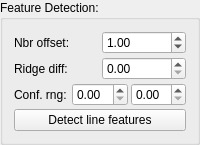
         <widget class="QGroupBox" name="groupBox_8">
          <property name="title">
           <string>Feature Detection:</string>
          </property>
          <layout class="QVBoxLayout" name="verticalLayout_11">
           <property name="spacing">
            <number>3</number>
           </property>
           <item>
            <layout class="QHBoxLayout" name="horizontalLayout_14">
             <item>
              <widget class="QLabel" name="label_22">
               <property name="text">
                <string>Nbr offset:</string>
               </property>
              </widget>
             </item>
             <item>
              <widget class="QDoubleSpinBox" name="spinBoxNbrOffset">
               <property name="singleStep">
                <double>0.100000000000000</double>
               </property>
               <property name="value">
                <double>1.000000000000000</double>
               </property>
              </widget>
             </item>
            </layout>
           </item>
           <item>
            <layout class="QHBoxLayout" name="horizontalLayout_15">
             <item>
              <widget class="QLabel" name="label_23">
               <property name="text">
                <string>Ridge diff:</string>
               </property>
              </widget>
             </item>
             <item>
              <widget class="QDoubleSpinBox" name="spinBoxRidgeDiff">
               <property name="maximum">
                <double>16.000000000000000</double>
               </property>
               <property name="singleStep">
                <double>0.010000000000000</double>
               </property>
              </widget>
             </item>
            </layout>
           </item>
           <item>
            <layout class="QHBoxLayout" name="horizontalLayout_18">
             <item>
              <widget class="QLabel" name="label_26">
               <property name="text">
                <string>Conf. rng:</string>
               </property>
              </widget>
             </item>
             <item>
              <widget class="QDoubleSpinBox" name="spinBoxTraceLowVar">
               <property name="maximum">
                <double>1.000000000000000</double>
               </property>
               <property name="singleStep">
                <double>0.010000000000000</double>
               </property>
              </widget>
             </item>
             <item>
              <widget class="QDoubleSpinBox" name="spinBoxTraceHighVar">
               <property name="maximum">
                <double>1.000000000000000</double>
               </property>
               <property name="singleStep">
                <double>0.010000000000000</double>
               </property>
              </widget>
             </item>
            </layout>
           </item>
           <item>
            <widget class="QPushButton" name="buttonDetectFeatures">
             <property name="text">
              <string>Detect line features</string>
             </property>
            </widget>
           </item>
          </layout>
         </widget>
